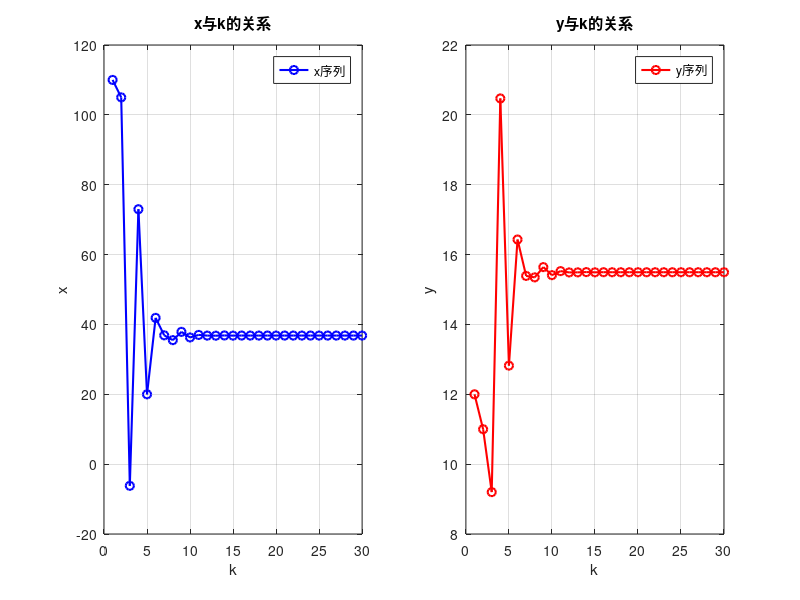

Write the MATLAB code that produced this figure.
%{
这是一个耦合的二阶线性常系数差分方程组
具体特征：
1. 阶数：二阶（涉及k-1, k和k+1时刻）
2. 线性性质：线性（变量关系都是一次的）
3. 系数类型：常系数（a, b, c, d都是常数）
4. 耦合关系：耦合系统（x和y相互依赖）
5. 模型类型：考虑历史影响的动态系统
%}
% 二阶差分方程迭代模型
% 模拟x和y两个变量的动态变化关系，考虑历史值的影响
% 初始参数设置
x0 = 100;          % x的初始参考值
y0 = 10;           % y的初始参考值
x = [110, 105];    % x的初始实际值序列（需要两个初始值）
y = [12, 11];      % y的初始实际值序列（需要两个初始值）
a = 0.1;           % y对x变化的敏感系数
b = 9;             % x对y变化的敏感系数
c = 0.2;           % x历史值的影响系数
d = 0.15;          % y历史值的影响系数
k_max = 30;        % 最大迭代次数

% 二阶差分方程迭代计算
for k = 2:k_max
    % 根据当前x值和历史x值计算y值：y_k = y0 - a*(x_k - x0) - d*(y_{k-1} - y0)
    y_k = y0 - a*(x(k) - x0) - d*(y(k-1) - y0);
    y = [y, y_k];   % 将新计算的y值添加到序列
    
    % 如果不是最后一次迭代，计算下一个x值
    if k < k_max
        x_next = b*(y_k - y0) + c*(x(k) - x0);
        x = [x, x_next];
    end
end

% 确保绘图时维度一致
k_plot = 1:length(x);  % 使用与x相同的长度
y_plot = y(1:length(x));  % 确保y与x长度相同

% 绘制结果
figure;
subplot(1,2,1);
plot(k_plot, x, 'b-o', 'linewidth', 1.5);
xlabel('k');
ylabel('x');
title('x与k的关系');
legend('x序列', 'Location', 'best');  % 添加图例
grid on;

subplot(1,2,2);
plot(k_plot, y_plot, 'r-o', 'linewidth', 1.5);
xlabel('k');
ylabel('y');
title('y与k的关系');
legend('y序列', 'Location', 'best');  % 添加图例
grid on;
